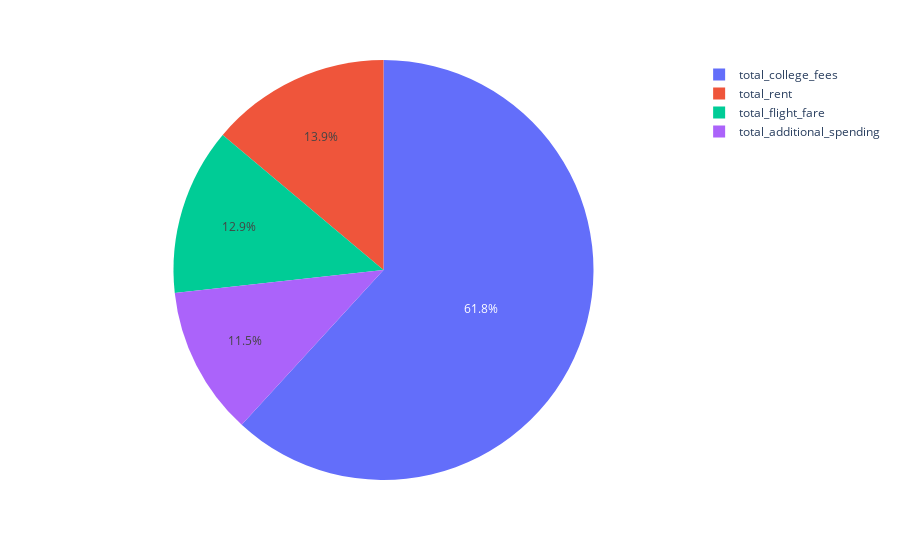

This figure's notebook cell:
### Code cell
px.pie(df, names = 'index', values = 0)

### Figure 1 — Plotly figure (JSON) as saved in the notebook; plotly's stock layout.template omitted (floating-point values rounded to 4 significant figures)
{"data": [{"domain": {"x": [0, 1], "y": [0, 1]}, "hovertemplate": "index=%{label}<br>0=%{value}<extra></extra>", "labels": ["total_additional_spending ", "total_rent", "total_college_fees", "total_flight_fare"], "legendgroup": "", "name": "", "showlegend": true, "type": "pie", "values": [26329, 31900, 142000, 29543]}], "layout": {"legend": {"tracegroupgap": 0}, "margin": {"t": 60}}}
